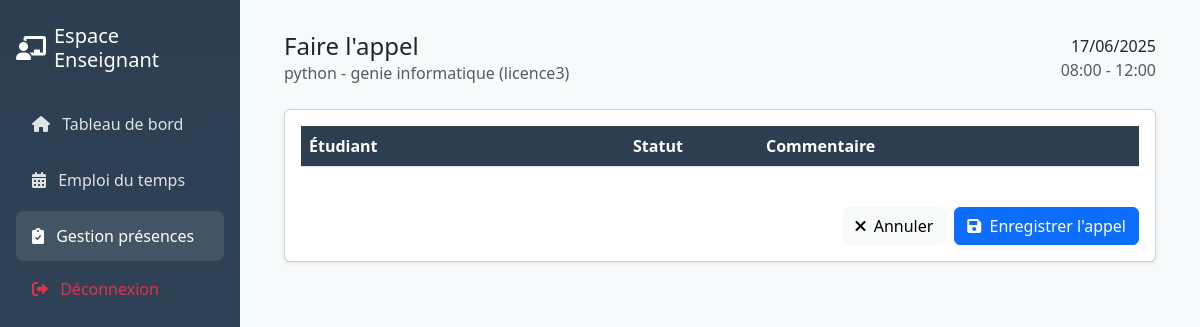
Screenshot of /enseignant/faire_appel.php?cours_id=11 (signed in) with the database file from the repository.
### tables this page shows
CREATE TABLE IF NOT EXISTS `emploi_temps` (
  `id` int NOT NULL AUTO_INCREMENT,
  `classe_id` int NOT NULL,
  `matiere_id` int NOT NULL,
  `enseignant_id` int NOT NULL,
  `jour_semaine` enum('lundi','mardi','mercredi','jeudi','vendredi','samedi') NOT NULL,
  `heure_debut` time NOT NULL,
  `heure_fin` time NOT NULL,
  `salle` varchar(50) DEFAULT NULL,
  `annee_scolaire` varchar(9) NOT NULL,
  `semestre` int NOT NULL,
  `created_at` timestamp NULL DEFAULT CURRENT_TIMESTAMP,
  PRIMARY KEY (`id`),
  UNIQUE KEY `unique_cours` (`classe_id`,`matiere_id`,`enseignant_id`,`jour_semaine`,`heure_debut`,`annee_scolaire`,`semestre`),
  KEY `matiere_id` (`matiere_id`),
  KEY `enseignant_id` (`enseignant_id`)
);

CREATE TABLE IF NOT EXISTS `matieres` (
  `id` int NOT NULL AUTO_INCREMENT,
  `nom` varchar(50) NOT NULL,
  `description` text,
  `created_at` timestamp NULL DEFAULT CURRENT_TIMESTAMP,
  PRIMARY KEY (`id`)
);

CREATE TABLE IF NOT EXISTS `classes` (
  `id` int NOT NULL AUTO_INCREMENT,
  `nom` varchar(50) NOT NULL,
  `niveau` varchar(20) NOT NULL,
  `annee_scolaire` varchar(9) NOT NULL,
  `created_at` timestamp NULL DEFAULT CURRENT_TIMESTAMP,
  `capacite` int NOT NULL DEFAULT '30',
  PRIMARY KEY (`id`)
);

### enseignant/faire_appel.php (the view, shortened to what this page needs)
<?php
require_once('../config/db.php');
$cours_id = $_GET['cours_id'];
$stmt = $conn->prepare("
    SELECT
        e.*,
        m.nom as matiere_nom,
        c.nom as classe_nom,
        c.niveau as classe_niveau,
        c.id as classe_id
    FROM emploi_temps e
    JOIN matieres m ON e.matiere_id = m.id
    JOIN classes c ON e.classe_id = c.id
    WHERE e.id = ? AND e.enseignant_id = ?");
$stmt->execute([$cours_id, $_SESSION['user_id']]);
$cours = $stmt->fetch(PDO::FETCH_ASSOC);
?>
<!DOCTYPE html>
<html lang="fr">
<head>
    <link href="https://cdn.jsdelivr.net/npm/bootstrap@5.3.0/dist/css/bootstrap.min.css" rel="stylesheet">
    <link href="https://cdnjs.cloudflare.com/ajax/libs/font-awesome/6.0.0/css/all.min.css" rel="stylesheet">
</head>
<body>
    <div class="sidebar position-fixed" style="width: 240px;">
        <div class="p-3">
            <div class="d-flex align-items-center mb-4 mt-2">
                <i class="fas fa-chalkboard-teacher fs-4 me-2"></i>
                <h5 class="mb-0">Espace Enseignant</h5>
            </div>
            <nav class="nav flex-column">
                <a class="nav-link" href="dashboard.php">
                    <i class="fas fa-home me-2"></i>
                    Tableau de bord
                </a>
                <a class="nav-link" href="emploi_temps.php">
                    <i class="fas fa-calendar-alt me-2"></i>
                    Emploi du temps
                </a>
                <a class="nav-link active" href="gestion_presences.php">
                    <i class="fas fa-clipboard-check me-2"></i>
                    Gestion présences
                </a>
                <a class="nav-link text-danger mt-auto" href="../auth/logout.php">
                    <i class="fas fa-sign-out-alt me-2"></i>
                    Déconnexion
                </a>
            </nav>
        </div>
    </div>
    <div class="main-content">
        <div class="container-fluid">
            <div class="d-flex justify-content-between align-items-center mb-4">
                <div>
                    <h4 class="mb-0">Faire l'appel</h4>
                    <p class="text-muted mb-0">
                        <?= htmlspecialchars($cours['matiere_nom']) ?> -
                        <?= htmlspecialchars($cours['classe_nom']) ?>
                        (<?= htmlspecialchars($cours['classe_niveau']) ?>)
                    </p>
                </div>
                <div class="text-end">
                    <p class="mb-0"><?= date('d/m/Y') ?></p>
                    <p class="text-muted mb-0">
                        <?= substr($cours['heure_debut'], 0, 5) ?> -
                        <?= substr($cours['heure_fin'], 0, 5) ?>
                    </p>
                </div>
            </div>
            <div class="card shadow-sm">
                <div class="card-body">
                    <form method="POST" id="appel-form">
                        <div class="table-responsive">
                            <table class="table table-hover presence-table">
                                <thead>
                                    <tr>
                                        <th>Étudiant</th>
                                        <th class="text-center">Statut</th>
                                        <th>Commentaire</th>
                                    </tr>
                                </thead>
                            </table>
                        </div>
                        <div class="d-flex justify-content-end gap-2 mt-4">
                            <a href="gestion_presences.php" class="btn btn-light">
                                <i class="fas fa-times me-1"></i>
                                Annuler
                            </a>
                            <button type="submit" class="btn btn-primary">
                                <i class="fas fa-save me-1"></i>
                                Enregistrer l'appel
                            </button>
                        </div>
                    </form>
                </div>
            </div>
        </div>
    </div>
</body>
</html>

### enseignant/faire_appel.php (style rules this page uses)
:root { --primary-color: #2c3e50; --secondary-color: #34495e; }
body { font-family: 'Segoe UI', Tahoma, Geneva, Verdana, sans-serif; background-color: #f8f9fa; }
.sidebar { background: linear-gradient(180deg, var(--primary-color) 0%, var(--secondary-color) 100%); min-height: 100vh; color: white; }
.sidebar .nav-link { color: rgba(255, 255, 255, 0.85); padding: 0.8rem 1rem; margin: 0.2rem 0; border-radius: 8px; transition: all 0.3s ease; }
.sidebar .nav-link:hover, .sidebar .nav-link.active { background: rgba(255, 255, 255, 0.1); color: white; }
.main-content { margin-left: 240px; padding: 2rem; }
.presence-table th { background-color: var(--primary-color); color: white; }

### rows the page displays
emploi_temps: matiere.nom "python", classe.nom "genie informatique", classe.niveau "licence3", heure_debut "08:00", heure_fin "12:00"
